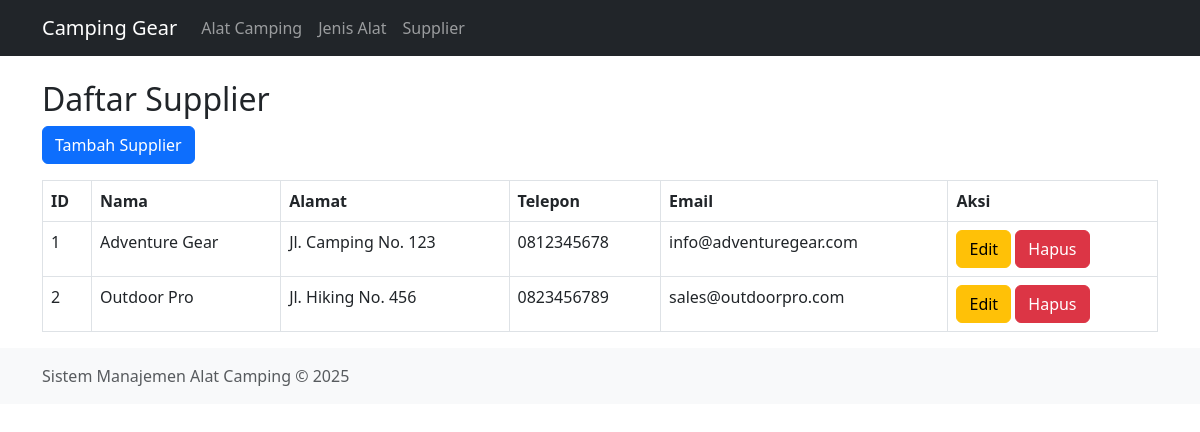
The page /index.php?page=supplier on the database its author committed.
### tables this page shows
CREATE TABLE supplier (
    id INT AUTO_INCREMENT PRIMARY KEY,
    nama VARCHAR(100) NOT NULL,
    alamat TEXT,
    telepon VARCHAR(20),
    email VARCHAR(100)
);

### viewmodel/SupplierViewModel.php (called while the page is built, shortened)
<?php
require_once 'model/Supplier.php';
class SupplierViewModel {
    private $model;
    public function __construct() {
        $database = new Database();
        $db = $database->getConnection();
        $this->model = new Supplier($db);
    }
    public function getAllSupplier() {
        return $this->model->read();
    }
}
?>

### model/supplier.php (called while the page is built, shortened)
<?php
class Supplier {
    private $conn;
    private $table_name = "supplier";
    public function __construct($db) {
        $this->conn = $db;
    }
    public function read() {
        $query = "SELECT * FROM " . $this->table_name;
        $stmt = $this->conn->prepare($query);
        $stmt->execute();
        return $stmt;
    }
}
?>

### view/supplier/list.php (the view)
<?php
require_once 'viewmodel/SupplierViewModel.php';
$viewModel = new SupplierViewModel();
$stmt = $viewModel->getAllSupplier();
?>
<h2>Daftar Supplier</h2>
<a href="index.php?page=supplier&action=create" class="btn btn-primary mb-3">Tambah Supplier</a>
<table class="table table-bordered">
    <thead>
        <tr>
            <th>ID</th>
            <th>Nama</th>
            <th>Alamat</th>
            <th>Telepon</th>
            <th>Email</th>
            <th>Aksi</th>
        </tr>
    </thead>
    <tbody>
        <?php while ($row = $stmt->fetch(PDO::FETCH_ASSOC)): ?>
        <tr>
            <td><?php echo $row['id']; ?></td>
            <td><?php echo $row['nama']; ?></td>
            <td><?php echo $row['alamat']; ?></td>
            <td><?php echo $row['telepon']; ?></td>
            <td><?php echo $row['email']; ?></td>
            <td>
                <a href="index.php?page=supplier&action=edit&id=<?php echo $row['id']; ?>" class="btn btn-warning">Edit</a>
                <a href="index.php?page=supplier&action=delete&id=<?php echo $row['id']; ?>" class="btn btn-danger" onclick="return confirm('Yakin ingin menghapus?')">Hapus</a>
            </td>
        </tr>
        <?php endwhile; ?>
    </tbody>
</table>

### rows shown on the page
supplier: id "1", nama "Adventure Gear", alamat "Jl. Camping No. 123", telepon "0812345678", email "info@adventuregear.com"
supplier: id "2", nama "Outdoor Pro", alamat "Jl. Hiking No. 456", telepon "0823456789", email "sales@outdoorpro.com"
